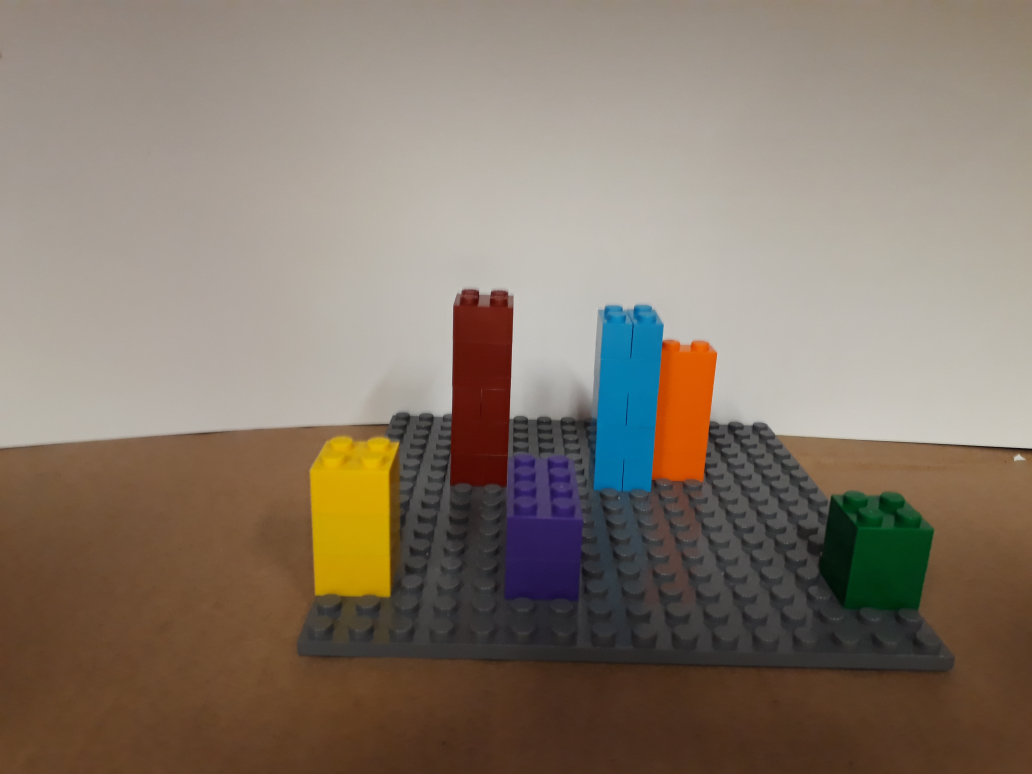
#> input picture images/20180820_155841.jpg, 4128 x 3096 px (shown at 1/4 size)
$ python colorPicker.py
#> lines starting #> are read from the running program, lines starting #| are printed output that depends on the picture
import cv2
import numpy as np
import sys
import tkinter as tk
from tkinter import filedialog

image_hsv = None
pixel = (0,0,0) #RANDOM DEFAULT VALUE

ftypes = [
    ('JPG', '*.jpg;*.JPG;*.JPEG'),
    ('PNG', '*.png;*.PNG'),
    ('GIF', '*.gif;*.GIF'),
]

def pick_color(event,x,y,flags,param):
    if event == cv2.EVENT_LBUTTONDOWN:
        pixel = image_hsv[y,x]

        #HUE, SATURATION, AND VALUE (BRIGHTNESS) RANGES. TOLERANCE COULD BE ADJUSTED.
        print("upper:" ,pixel)
        upper =  np.array([pixel[0] + 10, pixel[1] + 10, pixel[2] + 40])
        lower =  np.array([pixel[0] - 10, pixel[1] - 10, pixel[2] - 40])
        print(lower, upper)

        #A MONOCHROME MASK FOR GETTING A BETTER VISION OVER THE COLORS
        image_mask = cv2.inRange(image_hsv,lower,upper)
        cv2.imshow("Mask",image_mask)

def main():

    global image_hsv, pixel

    #OPEN DIALOG FOR READING THE IMAGE FILE
    root = tk.Tk()
    root.withdraw() #HIDE THE TKINTER GUI
    file_path = filedialog.askopenfilename(filetypes = ftypes)
#> the answer given: images/20180820_155841.jpg
    image_src = cv2.imread(file_path)
#> image_src is the input picture: shape (3096, 4128, 3); mean B, G, R 106.9, 120.6, 133.9
    image_src = cv2.resize(image_src, (300,300))
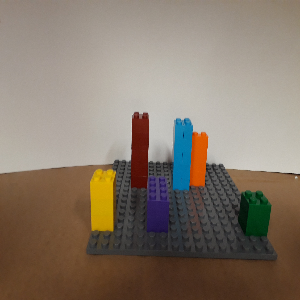
#> image_src: shape (300, 300, 3); mean B, G, R 106.8, 120.5, 133.8
    print(image_src.shape)
#| (300, 300, 3)
    cv2.imshow("BGR",image_src)

    #CREATE THE HSV FROM THE BGR IMAGE
    image_hsv = cv2.cvtColor(image_src,cv2.COLOR_BGR2HSV)
#> image_hsv: shape (300, 300, 3); mean H, S, V 24.7, 71.7, 137.2
    image_hsv = cv2.resize(image_hsv, (300, 300))
    print(image_hsv.shape)
#| (300, 300, 3)
    cv2.imshow("HSV",image_hsv)

    #CALLBACK FUNCTION
    cv2.setMouseCallback("HSV", pick_color)

    cv2.waitKey(0)
    cv2.destroyAllWindows()

if __name__=='__main__':
    main()

$ run again, on images/20180820_155954.jpg
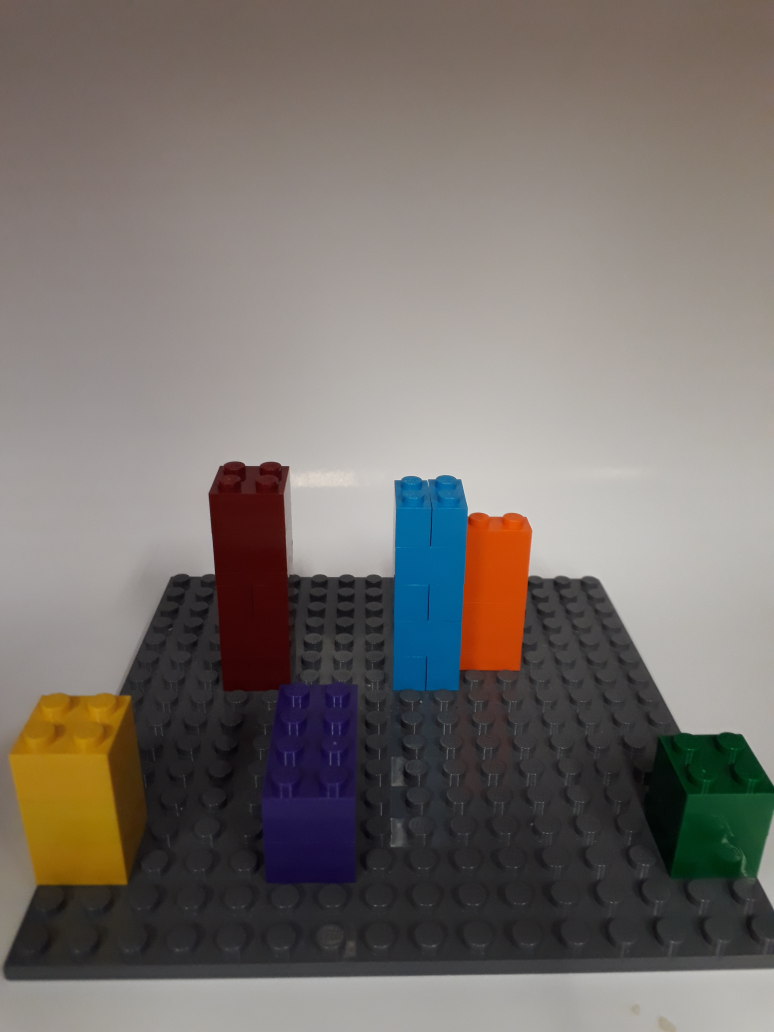
#> input picture images/20180820_155954.jpg, 3096 x 4128 px (shown at 1/4 size)
#> in main, image_src is the input picture: shape (4128, 3096, 3); mean B, G, R 108.2, 113, 119.5
#> in main, `image_src = cv2.resize(image_src, (300,300))`:
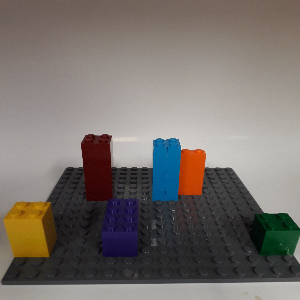
#> image_src: shape (300, 300, 3); mean B, G, R 108.1, 112.9, 119.4
#| (300, 300, 3)
#> image_hsv: shape (300, 300, 3); mean H, S, V 40.1, 45.1, 123.8
#| (300, 300, 3)

$ run again, on images/20180820_160610.jpg
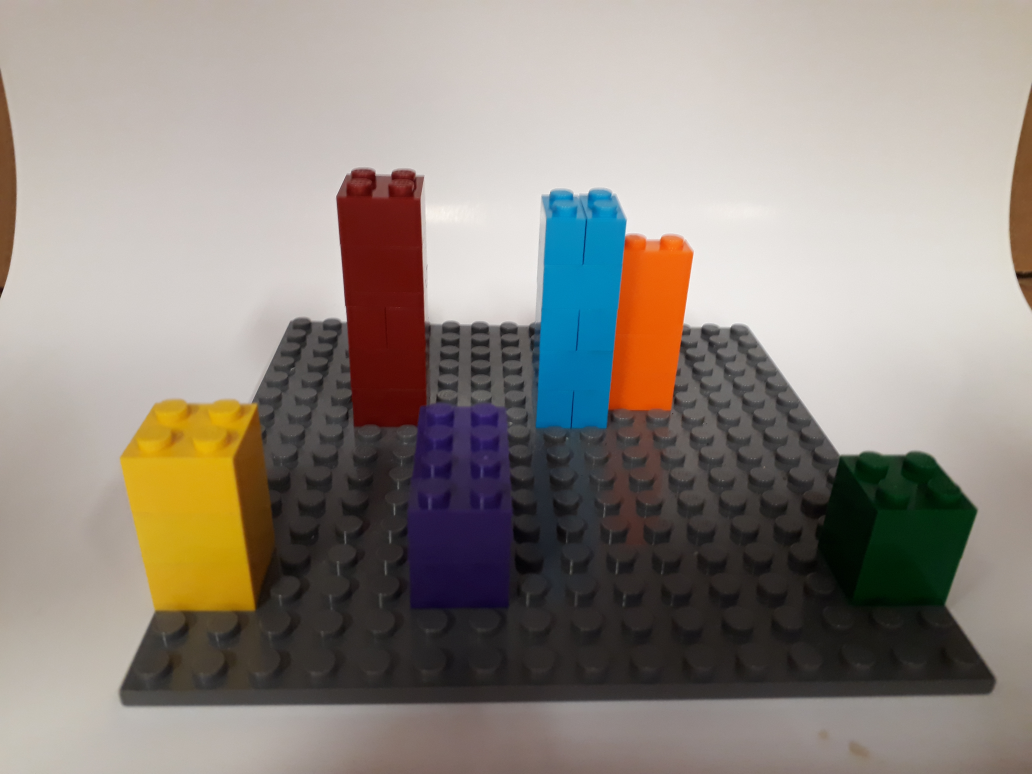
#> input picture images/20180820_160610.jpg, 4128 x 3096 px (shown at 1/4 size)
#> in main, image_src is the input picture: shape (3096, 4128, 3); mean B, G, R 129.9, 137.6, 145.6
#> in main, `image_src = cv2.resize(image_src, (300,300))`:
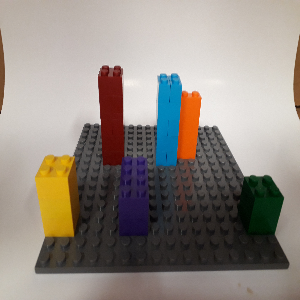
#> image_src: shape (300, 300, 3); mean B, G, R 129.9, 137.5, 145.5
#| (300, 300, 3)
#> image_hsv: shape (300, 300, 3); mean H, S, V 28.1, 51.1, 150.7
#| (300, 300, 3)
